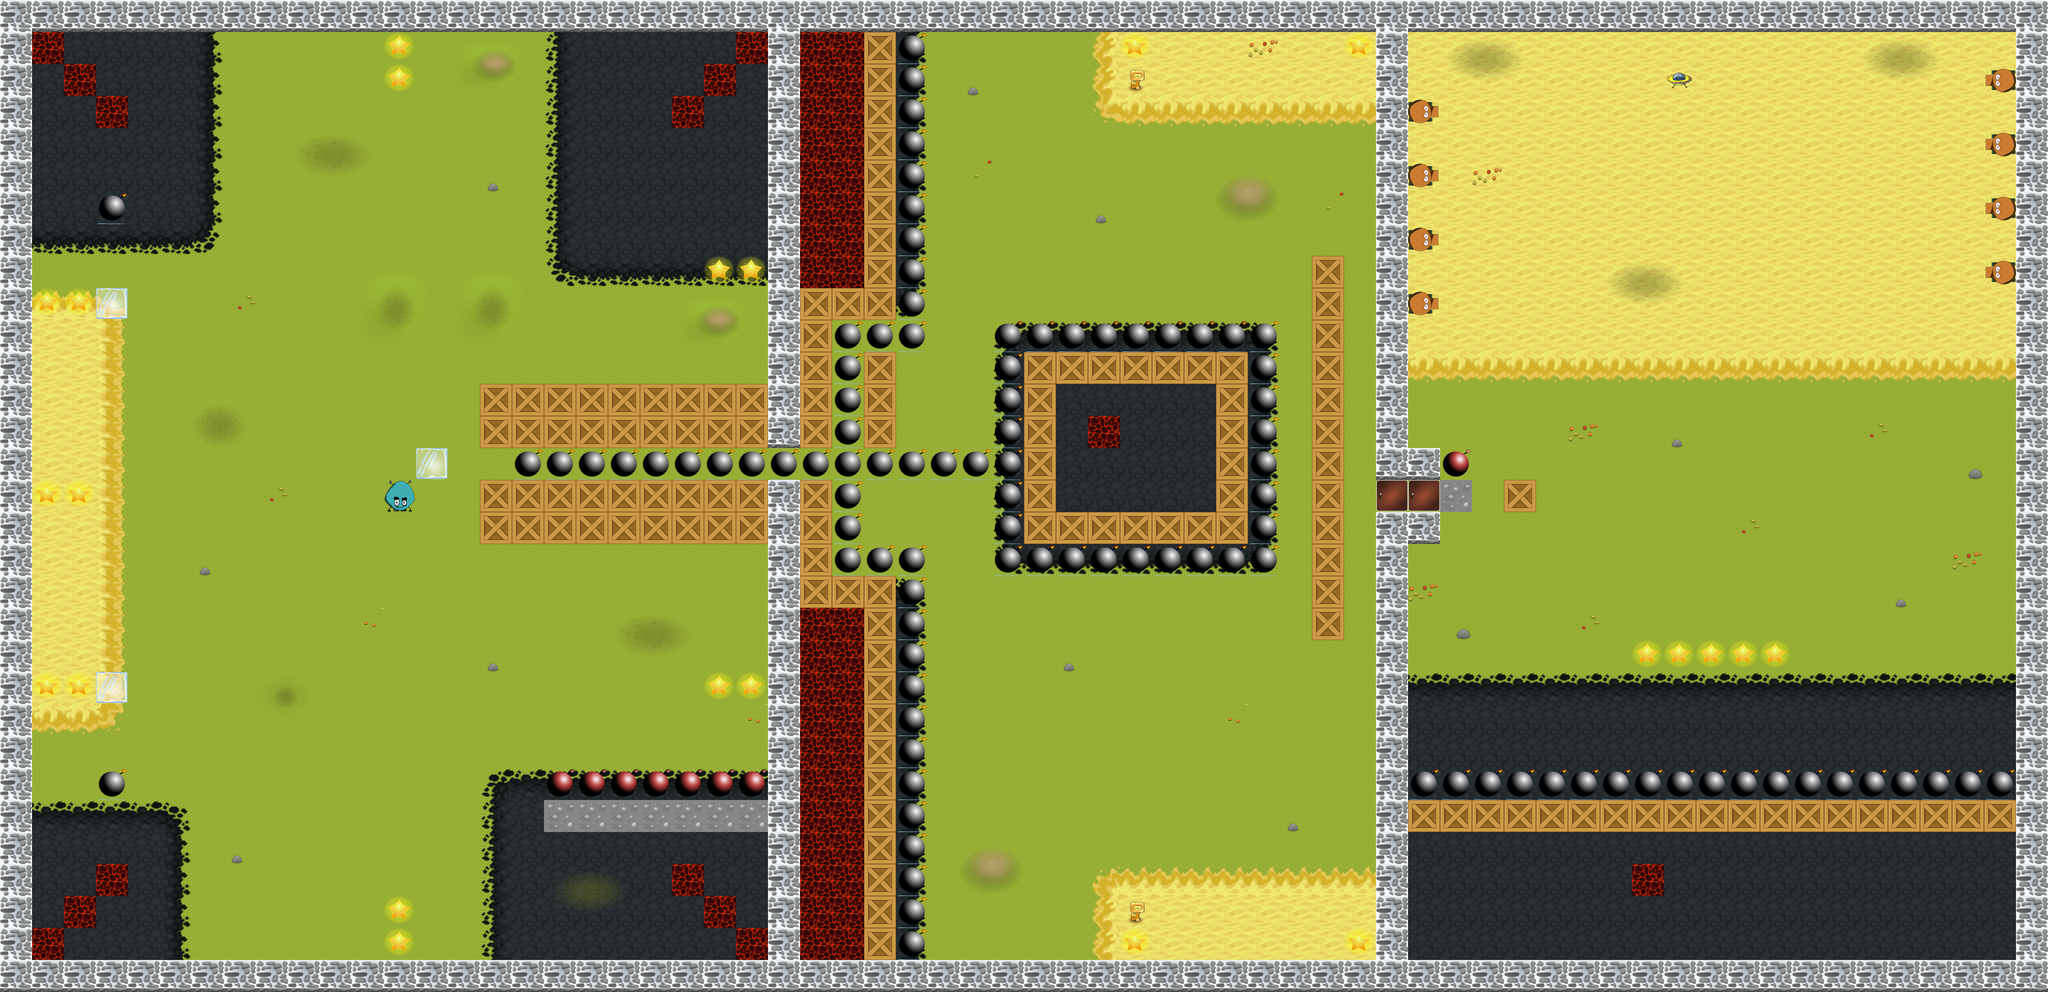

Rendered tile map (Tiled .tmx) drawn with the repository's tilesets; below, a short description and the map source with its tile grids summarised:
An orthogonal 64x31 tile map with 80x80 px tiles, 6 tile layers (ground, ground2, ObjectTiles, walls, ...), 5 tilesets and 5 objects (3x 3, 1, 2).

<map version="1.0" orientation="orthogonal" width="64" height="31" tilewidth="80" tileheight="80">
 <properties>
  <property name="Scale" value="0.75" />
  <property name="background_music" value="Pixel Peeker Polka - faster" />
  <property name="level author" value="" />
  <property name="music_info" value="Chipper Doodle v2 by Kevin MacLeod is licensed under a CC Attribution 3.0." />
 </properties>
 <tileset firstgid="1" name="walls80" tilewidth="80" tileheight="80">
  <image source="walls80.png" width="320" height="320" />
  <tile id="0">
   <properties>
    <property name="wall" value="1" />
   </properties>
  </tile>
  <tile id="1">
   <properties>
    <property name="wall" value="1" />
   </properties>
  </tile>
  <tile id="2">
   <properties>
    <property name="wall" value="1" />
   </properties>
  </tile>
  <tile id="14">
   <properties>
    <property name="wall" value="1" />
   </properties>
  </tile>
  <tile id="15">
   <properties>
    <property name="wall" value="1" />
   </properties>
  </tile>
 </tileset>
 <tileset firstgid="17" name="SmallWorld-all" tilewidth="80" tileheight="80">
  <image source="SmallWorld-all.png" width="640" height="560" />
 </tileset>
 <tileset firstgid="73" name="TiledObjects" tilewidth="80" tileheight="80">
  <image source="TiledObjects.png" width="800" height="800" />
 </tileset>
 <tileset firstgid="173" name="walls80V2" tilewidth="80" tileheight="80">
  <image source="walls80V2.png" width="640" height="640" />
  <tile id="0">
   <properties>
    <property name="wall" value="1" />
   </properties>
  </tile>
  <tile id="1">
   <properties>
    <property name="wall" value="1" />
   </properties>
  </tile>
  <tile id="26">
   <properties>
    <property name="wall" value="1" />
   </properties>
  </tile>
 </tileset>
 <tileset firstgid="237" name="snowShadows" tilewidth="80" tileheight="80">
  <image source="snowShadows.png" width="640" height="640" />
 </tileset>
 <layer name="ground" width="64" height="31">
  <data>[1984 cells, 1984 non-empty, 1 distinct tile ids]</data>
 </layer>
 <layer name="ground2" width="64" height="31">
  <data>[1984 cells, 820 non-empty, 18 distinct tile ids]</data>
 </layer>
 <layer name="ObjectTiles" width="64" height="31">
  <data>[1984 cells, 331 non-empty, 13 distinct tile ids]</data>
 </layer>
 <layer name="walls" width="64" height="31">
  <data>[1984 cells, 244 non-empty, 1 distinct tile ids]</data>
 </layer>
 <layer name="wallsfront" width="64" height="31">
  <data>[1984 cells, 237 non-empty, 40 distinct tile ids]</data>
 </layer>
 <layer name="wallsFront" width="64" height="31">
  <data>[1984 cells, 244 non-empty, 1 distinct tile ids]</data>
 </layer>
 <objectgroup name="objects">
  <object name="1" x="720" y="2320" width="80" height="80">
   <properties>
    <property name="image" value="dialog_robbo_bit_and_byte.png" />
    <property name="message" value="-Watch out! Enemies in front!#- What enemies?#- servants of the evil lord#- that's the guy, who destroyed my ship!#- Yes. Now. Be careful. If you have no ammo you have to get around them. Remember that you can't even stand next to them. Can You see this snow? In this case it shows you how close you can get." />
   </properties>
  </object>
  <object name="2" x="1120" y="2240" width="80" height="80">
   <properties>
    <property name="image" value="dialog_robbo_bit_and_byte.png" />
    <property name="message" value="- I don't like spiders.#- Me neither.#- Eight legs, those creepy eyes...#- This is another servant. As You see enemies can move in different ways. You will meet some other enemies soon.#-Remember to not get too close. In this case you can safely collect stars, but if you get closer, then... You know." />
   </properties>
  </object>
  <object name="3" x="2080" y="2080" width="80" height="80">
   <properties>
    <property name="image" value="dialog_robbo_bit_and_byte.png" />
    <property name="message" value="- Cannons. You can't destroy them, but you can block them.#- Using those boxes?#- Yep. One of those cannons is laser. It can help you with magnet sometimes.#- ok. that's it?#- Yes. Just don't get shoot." />
   </properties>
  </object>
  <object name="3" x="2560" y="2080" width="80" height="80">
   <properties>
    <property name="image" value="dialog_robbo_bit_and_byte.png" />
    <property name="message" value="- One does not simply go in front of magnet.#- Always have to be something between me and magnet. right?#- true. And it doesn't matter what it is. Laser for example." />
   </properties>
  </object>
  <object name="3" x="3280" y="2080" width="80" height="80">
   <properties>
    <property name="image" value="dialog_robbo_bit_and_byte.png" />
    <property name="message" value="- You know, I think that You are ready.#- So you are leaving me ?#- No. We will be around. You Don't know everything about this world yet.  You will find new objects, enemies and strange situations. We will try to help." />
   </properties>
  </object>
 </objectgroup>
</map>